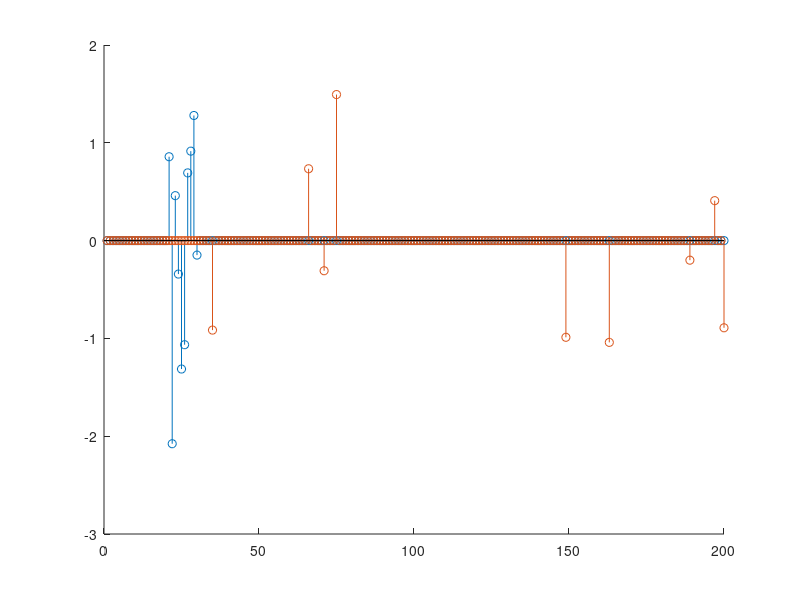

Write MATLAB code to recreate this figure.
close all
clear all
clc

n = 200;

x0 = zeros(n,1);

piv = 10*randi([1 n/10-1],1,1)+1;
disp([piv piv+9]);
x0(piv:piv+9) = randn(10,1);
xg=x0;
a = randperm(12);
for i = 1:a(1)
    num=randi([1 n],1,1);
    while num<=piv+9&num>=piv
        num=randi([1 n],1,1)
    end
    x0(num) = randn(1,1);
end
support=find(x0);
ns = i;
save('signal','x0','support','ns','piv')

disp(a(1));
disp( find(x0));
figure;
hold on
stem(xg);
stem(x0-xg);
hold off